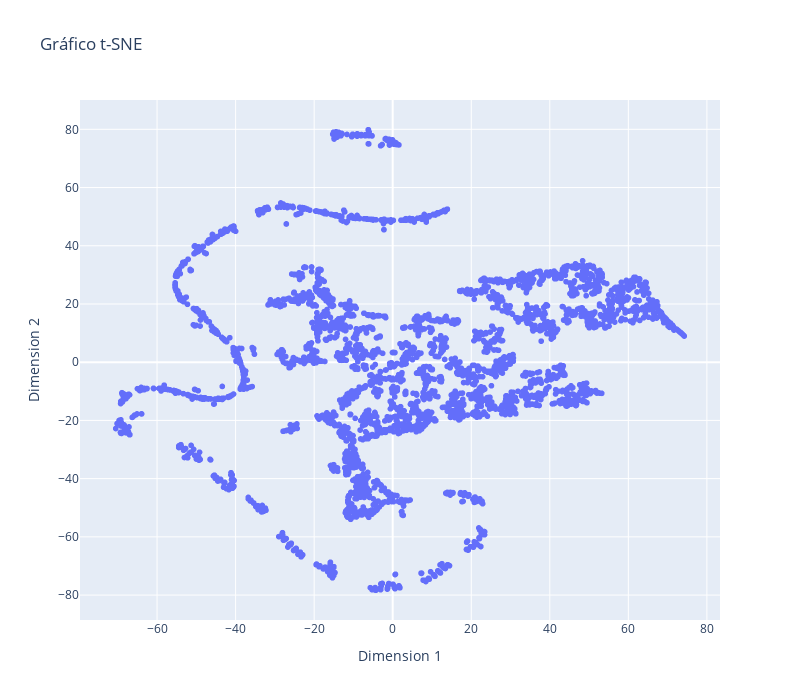

This figure's notebook cell:
### Code cell
tsne_result = pipeline2.fit_transform(df_retail)
tsne_df = pd.DataFrame(data=tsne_result, columns=['Dimension 1', 'Dimension 2'])

fig = px.scatter(tsne_df, x='Dimension 1', y='Dimension 2', title='Gráfico t-SNE')
fig.update_layout(width=800, height=700)
fig.show()

### Figure 1 — Plotly figure (JSON) as saved in the notebook; plotly's stock layout.template omitted (floating-point values rounded to 4 significant figures; data arrays with more than 128 entries replaced by an {"elided": "..."} marker saying what was removed)
{"data": [{"hovertemplate": "Dimension 1=%{x}<br>Dimension 2=%{y}<extra></extra>", "legendgroup": "", "marker": {"color": "#636efa", "symbol": "circle"}, "mode": "markers", "name": "", "showlegend": false, "type": "scattergl", "x": {"elided": "4314 float values"}, "xaxis": "x", "y": {"elided": "4314 float values"}, "yaxis": "y"}], "layout": {"height": 700, "legend": {"tracegroupgap": 0}, "title": {"text": "Gráfico t-SNE"}, "width": 800, "xaxis": {"anchor": "y", "domain": [0, 1], "title": {"text": "Dimension 1"}}, "yaxis": {"anchor": "x", "domain": [0, 1], "title": {"text": "Dimension 2"}}}}
